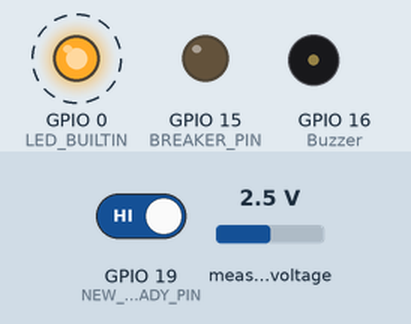
Simulated run of this program. Board: ESP32. On the bench: output pins drawn as LEDs (lit = HIGH), buzzer (waves = sounding, pin HIGH). Dashed ring = blinking. The inputs (shaded band) are chosen by the test bench; at power-on: GPIO 19 (NEW_READING_READY_PIN) HIGH, measured voltage 2.5 V. WiFi joins after 1.5 s; servers stay silent unless stated; EEPROM starts erased; what the program prints to the serial monitor is not drawn.

Above: at 2.3 s.
2.4 s: GPIO 19 (NEW_READING_READY_PIN) driven LOW
At 3.25 s:
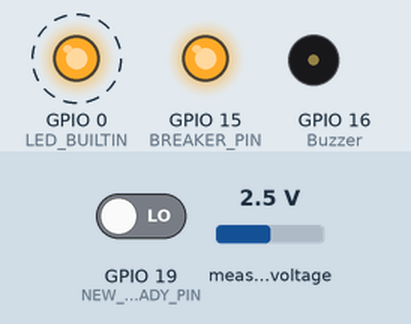
At 4.25 s:
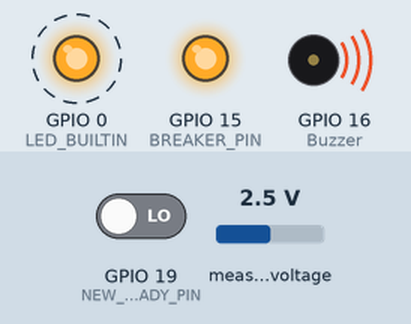
Timing chart, 0 to 11.4 s (numbered marks = the images above; inputs shaded):
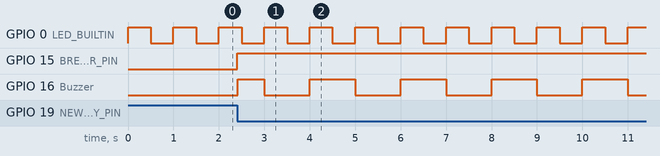

The program:

main.cpp
```cpp
#include <Arduino.h>
#include <Adafruit_ADS1X15.h>
#include <EEPROM.h>
#include <WiFi.h>
#include <WebServer.h>

#define EEPROM_SIZE 64
#define ADDR_MAX_VALUE 0
#define ADDR_DELAY 4
#define REST_API_PORT 80

// Safety-related constants
#define MIN_SAFE_CURRENT 0
#define MAX_SAFE_CURRENT 2500
#define MIN_DELAY_MS 5000
#define MAX_DELAY_MS 300000

#define LED_BUILTIN 0
#define Buzzer 16
Adafruit_ADS1115 ads;

// WiFi and Web Server
WebServer server(REST_API_PORT);

// Pins
constexpr int NEW_READING_READY_PIN = 19;
constexpr int BREAKER_PIN = 15;

// WiFi Credentials - REPLACE with your network details
const char* ssid = "Zahi";
const char* password = "test12345678";

// Static IP configuration
IPAddress staticIP(192, 168, 77, 226);
IPAddress gateway(192, 168, 77, 1);
IPAddress subnet(255, 255, 255, 0);

// Shared variables (use volatile for cross-core access)
volatile int16_t MAX_VALUE_IN_SAFE_RANGE = 800;
volatile uint32_t DELAY_OF_CUTOFF = 30000;

volatile bool new_data = false;
volatile bool powerState = true;

#ifndef IRAM_ATTR
#define IRAM_ATTR
#endif

int16_t cachedLastConversionResult = 0;

void IRAM_ATTR NewDataReadyISR() {
    new_data = true;
    cachedLastConversionResult = ads.getLastConversionResults();
}
int16_t getCachedLastConversionResult(){
    return cachedLastConversionResult;
}

// Function prototypes for core 1
bool isNewDataavailable();
int16_t getMeasuredCurrentInCT_peak_InCache();
int16_t currentValue_peakToRms(int16_t peakValue);
bool checkIfInSafeRange(int16_t rmsVal);
void cutOffPower();
void turnOnPower();
void adcErrorBlinking();
void safetyTask(void* pvParameters);

// EEPROM functions
int16_t readMaxValueFromEEPROM();
void writeMaxValueToEEPROM(int16_t value);
uint32_t readDelayFromEEPROM();
void writeDelayToEEPROM(uint32_t value);

// REST API Task (runs on core 0)
void restApiTask(void* pvParameters) {
    // Configure WiFi as client
    WiFi.mode(WIFI_STA);
    WiFi.config(staticIP, gateway, subnet);

    Serial.print("Connecting to WiFi");
    WiFi.begin(ssid, password);

    while (WiFi.status() != WL_CONNECTED) {
        delay(500);
        Serial.print(".");
    }

    Serial.println("\nConnected! IP: " + WiFi.localIP().toString());

    // API Endpoints
    server.on("/", HTTP_GET, []() {
        server.send(200, "text/plain", "CFGI Device Ready");
    });

    server.on("/status", HTTP_GET, []() {
        String status = "Power: " + String(powerState ? "ON" : "OFF") + "\n";
        status += "Max Current: " + String(MAX_VALUE_IN_SAFE_RANGE) + " \n";
        status += "Cutoff Delay: " + String(DELAY_OF_CUTOFF) + " ms";
        server.send(200, "text/plain", status);
    });

    // POST endpoint to update MaxValue in EEPROM
    server.on("/maxvalue", HTTP_POST, []() {
        if (server.hasArg("value")) {
            int newValue = server.arg("value").toInt();

            // Validate input using safety constants
            if (newValue >= MIN_SAFE_CURRENT && newValue <= MAX_SAFE_CURRENT) {
                writeMaxValueToEEPROM(newValue);
                server.send(200, "application/json",
                    "{\"success\":true,\"message\":\"MaxValue updated to " + String(newValue) + "\",\"value\":" + String(MAX_VALUE_IN_SAFE_RANGE) + "}");
            } else {
                server.send(400, "application/json",
                    "{\"success\":false,\"error\":\"Invalid value. Must be between " + String(MIN_SAFE_CURRENT) + "-" + String(MAX_SAFE_CURRENT) + "\"}");
            }
        } else {
            server.send(400, "application/json",
                "{\"success\":false,\"error\":\"Missing 'value' parameter\"}");
        }
    });

    // POST endpoint to update Delay in EEPROM
    server.on("/delay", HTTP_POST, []() {
        if (server.hasArg("value")) {
            uint32_t newDelay = server.arg("value").toInt();

            // Validate input using safety constants
            if (newDelay >= MIN_DELAY_MS && newDelay <= MAX_DELAY_MS) {
                writeDelayToEEPROM(newDelay);
                server.send(200, "application/json",
                    "{\"success\":true,\"message\":\"Delay updated to " + String(newDelay) + " ms\",\"value\":" + String(DELAY_OF_CUTOFF) + "}");
            } else {
                server.send(400, "application/json",
                    "{\"success\":false,\"error\":\"Invalid delay. Must be between " + String(MIN_DELAY_MS) + "-" + String(MAX_DELAY_MS) + " ms\"}");
            }
        } else {
            server.send(400, "application/json",
                "{\"success\":false,\"error\":\"Missing 'value' parameter\"}");
        }
    });

    server.begin();
    Serial.println("REST API started on core " + String(xPortGetCoreID()));

    for (;;) {
        server.handleClient();
        delay(1);
    }
}

void setup() {
    // Setup hardware
    pinMode(BREAKER_PIN, OUTPUT);
    pinMode(LED_BUILTIN, OUTPUT);
    pinMode(Buzzer, OUTPUT);
    digitalWrite(BREAKER_PIN, false); // Start with power off
    Wire.setClock(400000);        // 4x faster I2C

    // Start serial
    Serial.begin(250000);
    Serial.println("Starting CFGI Device...");


    // Initialize EEPROM
    EEPROM.begin(EEPROM_SIZE);
    MAX_VALUE_IN_SAFE_RANGE = readMaxValueFromEEPROM();
    DELAY_OF_CUTOFF = readDelayFromEEPROM();

    Serial.println("Current Monitoring Initialized");

    // Configure ADC
    ads.setGain(GAIN_SIXTEEN);
    ads.setDataRate(RATE_ADS1115_860SPS);

    if (!ads.begin()) {
        Serial.println("ADC Init Failed!");
        while (1) adcErrorBlinking();
    }

    // Setup interrupt
    pinMode(NEW_READING_READY_PIN, INPUT);
    attachInterrupt(digitalPinToInterrupt(NEW_READING_READY_PIN), NewDataReadyISR, FALLING);

    // Start ADC
    ads.startADCReading(ADS1X15_REG_CONFIG_MUX_DIFF_0_1, true);

    // Start REST API on core 0 with low priority
    xTaskCreatePinnedToCore(
        restApiTask,    // Task function
        "REST API",     // Name
        50000,          // Stack size
        NULL,           // Parameters
        1,              // Priority (low)
        NULL,           // Task handle
        0               // Core 0
    );

    // Start Safety Task on core 1 with HIGHEST priority
    xTaskCreatePinnedToCore(
        safetyTask,     // Task function
        "Safety Loop",  // Name
        8000,           // Stack size
        NULL,           // Parameters
        23,             // Priority (MAXIMUM - highest possible)
        NULL,           // Task handle
        1               // Core 1
    );

    Serial.println("Setup complete - Safety task started on core 1 with max priority");
}

// Empty loop - all work moved to high-priority task
void loop() {
    // Keep this empty - safety work moved to high-priority FreeRTOS task
    vTaskDelay(pdMS_TO_TICKS(1000)); // Low priority maintenance delay
}

// HIGH PRIORITY SAFETY TASK - Priority 25 (Maximum)
void safetyTask(void* pvParameters) {
    Serial.println("Safety task started on core " + String(xPortGetCoreID()) + " with priority 25");

    for (;;) {
        if (!powerState) {
            uint32_t start = millis();
            while (millis() - start < DELAY_OF_CUTOFF) {
                vTaskDelay(pdMS_TO_TICKS(1)); // FreeRTOS delay
                digitalWrite(LED_BUILTIN, ((millis() / 500) % 2 == 0));
                digitalWrite(Buzzer, ((millis() / 1000) % 2 == 0));
            }
            digitalWrite(Buzzer, 0);
            turnOnPower();
        } else {
            digitalWrite(Buzzer, 0);
            digitalWrite(LED_BUILTIN, ((millis() / 500) % 2 == 0));
        }

        if (isNewDataavailable()) {
            uint16_t newPeak = getMeasuredCurrentInCT_peak_InCache();
            uint16_t newRms = currentValue_peakToRms(newPeak);

            if (!checkIfInSafeRange(newRms)) {
                cutOffPower();
            }
        }

        // Minimal delay to allow task switching but maintain highest priority
        vTaskDelay(pdMS_TO_TICKS(1));
    }
}


bool isNewDataavailable() {
    return new_data;
}

int16_t getMeasuredCurrentInCT_peak_InCache() {
    int16_t x = getCachedLastConversionResult();
    x = abs(x);
    new_data = false;
    return x;
}

int16_t currentValue_peakToRms(int16_t peakValue) {
    int16_t rmsVal = int16_t(((float)peakValue) / sqrt(2));
    return rmsVal;
}

bool checkIfInSafeRange(int16_t rmsVal) {
    return (rmsVal < MAX_VALUE_IN_SAFE_RANGE);
}

void cutOffPower() {
    powerState = false;
    digitalWrite(BREAKER_PIN, !powerState);
}

void turnOnPower() {
    powerState = true;
    digitalWrite(BREAKER_PIN, !powerState);
}

void adcErrorBlinking() {
    // Error blinking pattern
    digitalWrite(LED_BUILTIN, false);
    delay(100);
    digitalWrite(LED_BUILTIN, true);
    delay(200);
    digitalWrite(LED_BUILTIN, false);
    delay(100);
    digitalWrite(LED_BUILTIN, true);
    delay(200);
    digitalWrite(LED_BUILTIN, false);
    delay(3000);
}

// EEPROM functions
int16_t readMaxValueFromEEPROM() {
    int16_t value;
    EEPROM.get(ADDR_MAX_VALUE, value);
    if (value == -1 || value == 0xFFFF) { // Uninitialized check
        writeMaxValueToEEPROM(800);
        return 800;
    }
    return value;
}

void writeMaxValueToEEPROM(int16_t value) {
    EEPROM.put(ADDR_MAX_VALUE, value);
    EEPROM.commit();
    MAX_VALUE_IN_SAFE_RANGE = value;
}

uint32_t readDelayFromEEPROM() {
    uint32_t value;
    EEPROM.get(ADDR_DELAY, value);
    if (value == 0xFFFFFFFF) { // Uninitialized check
        writeDelayToEEPROM(30000);
        return 30000;
    }
    return value;
}

void writeDelayToEEPROM(uint32_t value) {
    EEPROM.put(ADDR_DELAY, value);
    EEPROM.commit();
    DELAY_OF_CUTOFF = value;
}
```

Measured:
- after the input at 2.4 s, GPIO 15 (BREAKER_PIN): LOW → HIGH at once; GPIO 16 (Buzzer): LOW → HIGH at once, then repeats every 2.0 s: LOW 1.0 s, HIGH 1.0 s
- by itself, GPIO 0 (LED_BUILTIN): alternates HIGH for 0.50 s and LOW for 0.50 s
